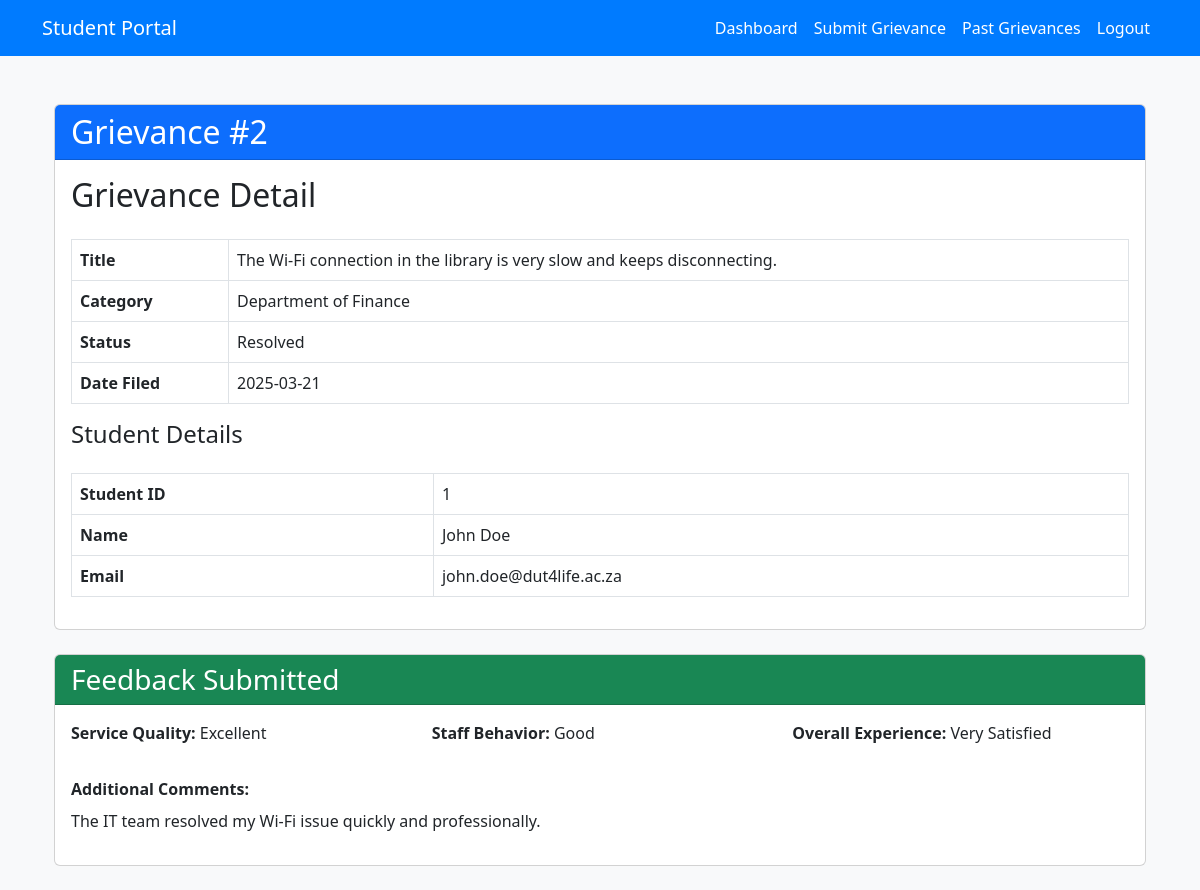
The app's page /student/grievance_details/2 (signed in) with its own data.
### models.py (models this page shows, shortened)
class Complaint(db.Model):
    comp_id = db.Column(db.Integer, primary_key=True)
    comp_datefiled = db.Column(db.DateTime, default=datetime.utcnow, nullable=False)
    comp_descr = db.Column(db.Text, nullable=False)
    comp_status = db.Column(db.String(100), default='New')
    comp_dept=db.Column(db.String(200), nullable=False)
    comp_anonymous = db.Column(db.Boolean, default=False)
    comp_dateresolved = db.Column(db.DateTime, nullable=True)
    comp_doc = db.Column(db.String(300), nullable=True)  # Stores filename of uploaded document
    comp_title = db.Column(db.String(200), nullable=False)  # New field for complaint title
    stud_id = db.Column(db.Integer, db.ForeignKey('student.stud_id'), nullable=True)
    admin_id = db.Column(db.Integer, db.ForeignKey('admin.admin_id'), nullable=True)
    superv_id = db.Column(db.Integer, db.ForeignKey('supervisor.superv_id'), nullable=True)
    appeal = db.relationship('Appeal', backref='complaint', uselist=False, lazy=True)

class Student(db.Model):
    stud_id = db.Column(db.Integer, primary_key=True)
    user_id = db.Column(db.Integer, db.ForeignKey('user.user_id'), nullable=False)
    complaints = db.relationship('Complaint', backref='student', lazy=True)
    appeal = db.relationship('Appeal', backref='student', uselist=False, lazy=True)

class User(db.Model, UserMixin):
    user_id = db.Column(db.Integer, primary_key=True)
    fname = db.Column(db.String(100), nullable=False)
    lname = db.Column(db.String(100), nullable=False)
    email = db.Column(db.String(150), unique=True, nullable=False)
    phone = db.Column(db.String(10), unique=True, nullable=False)
    password = db.Column(db.String(200), nullable=False)
    role = db.Column(db.String(20), nullable=False)  # 'student', 'admin', 'supervisor'
    student = db.relationship('Student', backref='user', uselist=False)
    admin = db.relationship('Admin', backref='user', uselist=False)
    supervisor = db.relationship('Supervisor', backref='user', uselist=False)

class Feedback(db.Model):
    feedback_id = db.Column(db.Integer, primary_key=True)
    service_quality = db.Column(db.String(50), nullable=False)
    staff_behaviour = db.Column(db.String(50), nullable=False)
    overall_experience = db.Column(db.String(50), nullable=False)
    comments = db.Column(db.Text, nullable=True)
    feedback_date = db.Column(db.DateTime, default=datetime.utcnow)
    comp_id = db.Column(db.Integer, db.ForeignKey('complaint.comp_id'), nullable=False)
    stud_id = db.Column(db.Integer, db.ForeignKey('student.stud_id'), nullable=False)
    complaint = db.relationship('Complaint', backref='feedback', uselist=False)
    student = db.relationship('Student', backref='feedbacks')

### routes/student.py (the view, shortened to what this page needs)
@student_bp.route('/grievance_details/<int:comp_id>', methods=['GET', 'POST'])
@login_required
def grievance_details(comp_id):
    if current_user.role != 'student':
        flash("Access denied.", "danger")
        return redirect(url_for('auth.home'))
    grievance = Complaint.query.get_or_404(comp_id)
    student = Student.query.filter_by(user_id=current_user.user_id).first()
    feedback = Feedback.query.filter_by(comp_id=comp_id).first()
    if not student or grievance.stud_id != student.stud_id:
        flash("You are not authorized to view this grievance.", "danger")
        return redirect(url_for('student.view_grievances'))
    return render_template('student/grievance_details.html', grievance=grievance, student=student, user=current_user, feedback=feedback)

### app.py (called while the page is built)
@login_manager.user_loader
def load_user(user_id):
    return db.session.get(User, int(user_id))

### templates/student/grievance_details.html (shortened to what this page needs)
{% extends 'student/student_base.html' %}
{% block body %}
<div class="container mt-5">
    <div class="card mb-4">
        <div class="card-header bg-primary text-white">
            <h2 class="card-title mb-0">Grievance #{{ grievance.comp_id }}</h2>
        </div>
        <div class="card-body">
            <h2>Grievance Detail</h2>
            <table class="table table-bordered mt-4">
                <tr>
                    <th>Title</th>
                    <td>{{ grievance.comp_descr }}</td>
                </tr>
                <tr>
                    <th>Category</th>
                    <td>{{ grievance.comp_dept }}</td>
                </tr>
                <tr>
                    <th>Status</th>
                    <td>{{ grievance.comp_status }}</td>
                </tr>
                <tr>
                    <th>Date Filed</th>
                    <td>{{ grievance.comp_datefiled.strftime('%Y-%m-%d') }}</td>
                </tr>
            </table>
            <h4>Student Details</h4>
            <table class="table table-bordered mt-4">
                <tr>
                    <th>Student ID</th>
                    <td>{{ student.stud_id }}</td>
                </tr>
                <tr>
                    <th>Name</th>
                    <td>{{ user.fname }} {{ user.lname }}</td>
                </tr>
                <tr>
                    <th>Email</th>
                    <td>{{ user.email }}</td>
                </tr>
            </table>
        </div>
    </div>
    {% if grievance.comp_status == 'Resolved' %}
        {% if feedback %}
            <div class="card mb-4">
                <div class="card-header bg-success text-white">
                    <h3 class="card-title mb-0">Feedback Submitted</h3>
                </div>
                <div class="card-body">
                    <div class="row">
                        <div class="col-md-4">
                            <p><strong>Service Quality:</strong> {{ feedback.service_quality }}</p>
                        </div>
                        <div class="col-md-4">
                            <p><strong>Staff Behavior:</strong> {{ feedback.staff_behaviour }}</p>
                        </div>
                        <div class="col-md-4">
                            <p><strong>Overall Experience:</strong> {{ feedback.overall_experience }}</p>
                        </div>
                    </div>
                    {% if feedback.comments %}
                        <div class="mt-3">
                            <strong>Additional Comments:</strong>
                            <p class="mt-2">{{ feedback.comments }}</p>
                        </div>
                    {% endif %}
                </div>
            </div>
        {% endif %}
    {% endif %}
</div>
{% endblock %}

### templates/student/student_base.html (style rules this page uses)
body { background-color: #f8f9fa; }

### records on screen
Complaint: comp_id "2", comp_descr "The Wi-Fi connection in the library is very slow and keeps disconnecting.", comp_dept "Department of Finance", comp_status "Resolved", comp_datefiled "2025-03-21"
Student: stud_id "1"
User: fname "John", lname "Doe", email "john.doe@dut4life.ac.za"
Feedback: service_quality "Excellent", staff_behaviour "Good", overall_experience "Very Satisfied", comments "The IT team resolved my Wi-Fi issue quickly and professionally."
